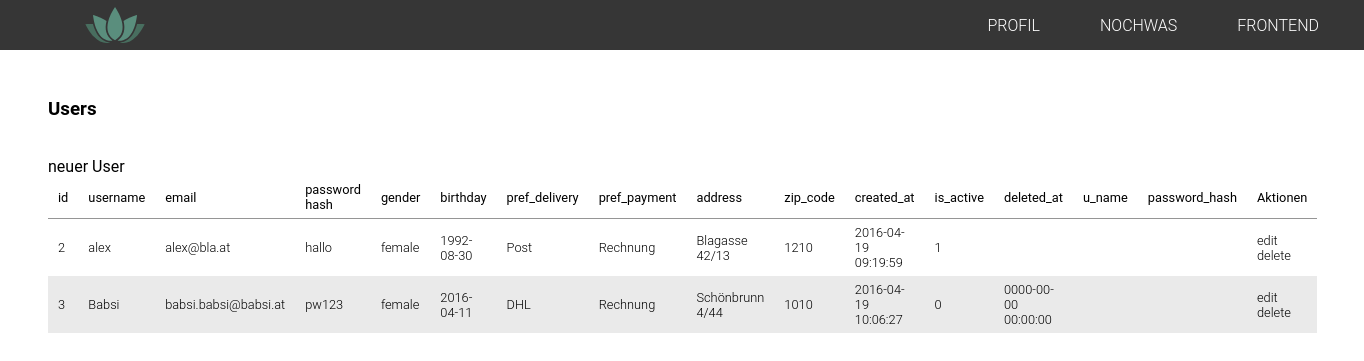
The page /backend/index.php?page=users on the database as committed earlier.
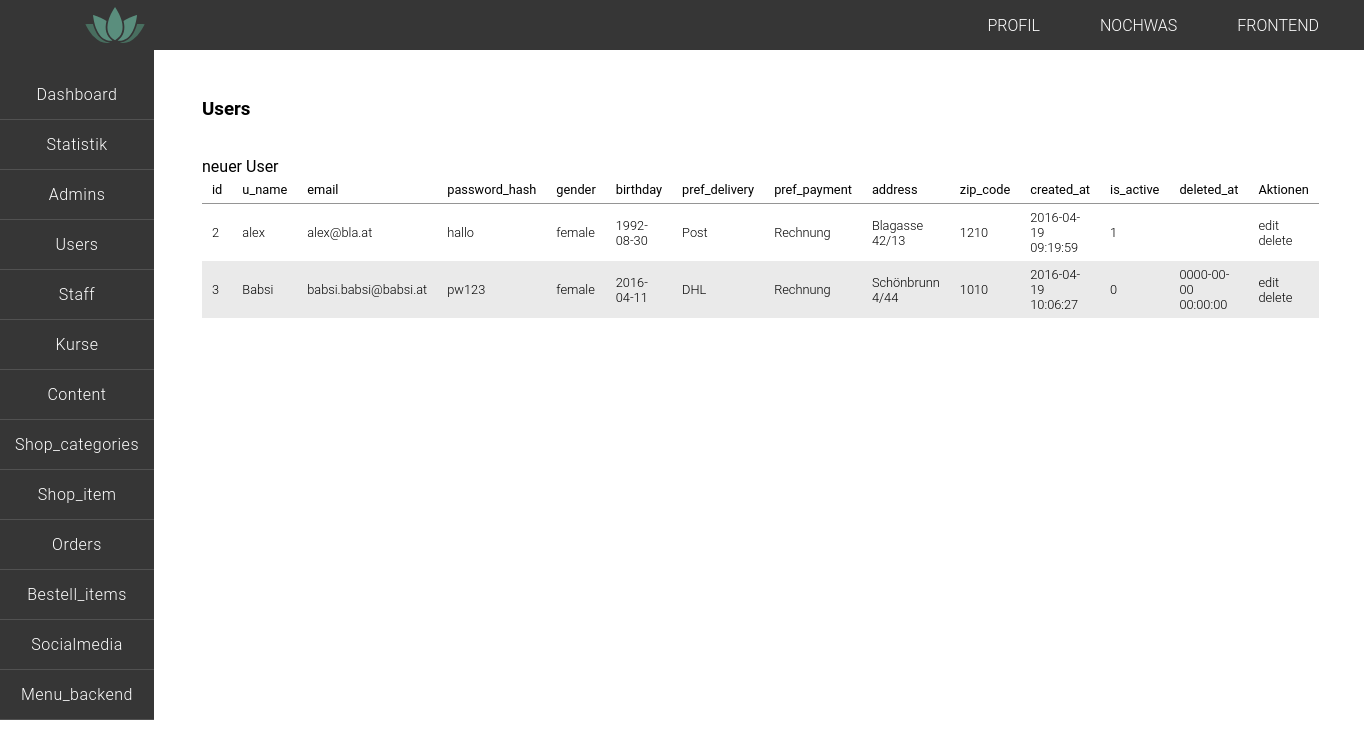
The same page on the database as committed later.
### tables this page shows
CREATE TABLE `menu_backend` (
  `id` int(11) NOT NULL,
  `item_name` varchar(100) NOT NULL,
  `is_active` tinyint(1) NOT NULL,
  `deleted_at` datetime DEFAULT NULL
);

### backend/logic/logic.php (called while the page is built, shortened)
<?php
include('views/table.php');

### functions/table_functions.php (the view, shortened to what this page needs)
<?php
function create_table($table_name){
    global $link;
    $sql = "SELECT * FROM " .$table_name;
    $result = mysqli_query($link, $sql);
    $content_array = mysqli_fetch_all($result, MYSQLI_ASSOC);
    $ths = "";
    $tds = "";
    for($i = 0; $i < count($content_array); $i++){
        $tds .= "<tr>";
        foreach($content_array[$i] as $col => $wert){
            if($i == 0){
                $ths .= "<th>" .sort_table("$table_name", "$col", "$col") ."</th>";
            }
            if($wert == 'is_active'){
                $tds .= "<td>" .bool_to_word($wert) ."</td>";
            }elseif(strlen($wert) > 30) {
                $tds .= "<td>" .truncate($wert) ."</td>";
            }else {
                $tds .= "<td>" .$wert ."</td>";
            }
        }
        $tds .= "<td>";
        $tds .= "<a class=\"btn_table\" href=\"index.php?page=" .$_GET['page'] ."&amp;action=edit&amp;id=" .$content_array[$i]['id'] ."\">edit</a>";
        $tds .= "<a class=\"btn_table\" href=\"index.php?page=" .$_GET['page'] ."&amp;action=delete&amp;id=" .$content_array[$i]['id'] ."\">delete</a>";
        $tds .= "</td>";
        $tds .= "</tr>";
        $return = ['ths' => $ths, 'tds' => $tds];
        if($i == count($content_array) -1){
            return $return;
        }
    }
}
function sort_table($site, $column, $anchor) {
    $order_dir = isset($_GET["order_dir"]) && $_GET["order_dir"] == "desc" ? "asc" : "desc";
    $output = <<<HEREDOC
<a href="?page=$site&order_by=$column&order_dir=$order_dir">$anchor</a>
HEREDOC;
    return $output;
}

### functions/backend_functions.php
<?php
function create_menu_items(){
    global $link;
    $item_name = 'item_name';
    $table_name = 'menu_backend';
    $list_item = "";
    $sql = "SELECT " .$item_name ." FROM " .$table_name ;
    $result = mysqli_query($link, $sql);
    $items = mysqli_fetch_all($result, MYSQLI_ASSOC);
    foreach($items as $item){
        $menu_item = ucfirst($item['item_name']);
        $list_item .= "<li><a href=\"index.php?page=" .$item['item_name'] ."\">" .$menu_item ."</a></li>";
    }
    return $list_item;
}

Rows that differ between the two databases and show on the page:
added menu_backend: item_name "Dashboard"
added menu_backend: item_name "Statistik"
added menu_backend: item_name "Admins"
added menu_backend: item_name "Users"
added menu_backend: item_name "Staff"
added menu_backend: item_name "Kurse"
added menu_backend: item_name "Content"
added menu_backend: item_name "Shop_categories"
added menu_backend: item_name "Shop_item"
added menu_backend: item_name "Orders"
added menu_backend: item_name "Bestell_items"
added menu_backend: item_name "Socialmedia"
added menu_backend: item_name "Menu_backend"
Other text that changed with them:
$anchor: "id username email password hash gender birthday pref_delivery pref_payment address zip_code created_at is_active deleted_at u_name password_hash" → "id u_name email password_hash gender birthday pref_delivery pref_payment address zip_code created_at is_active deleted_at"
